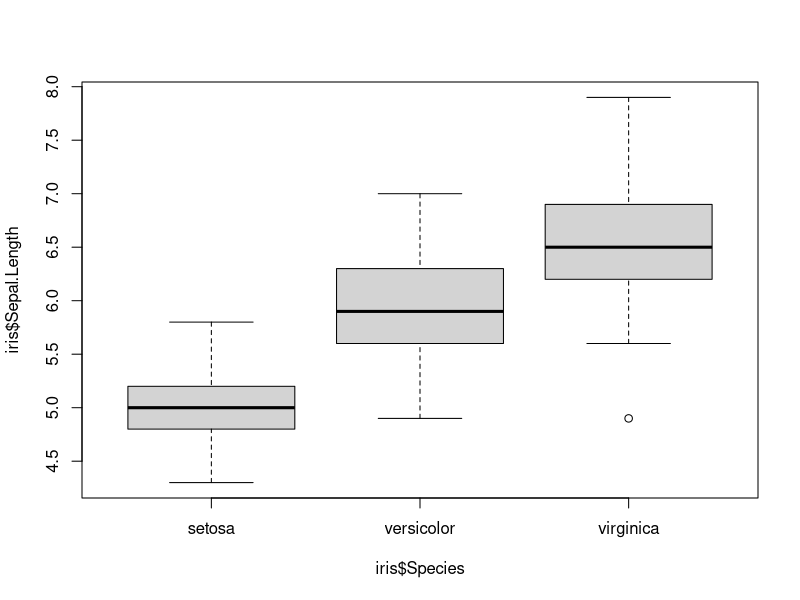
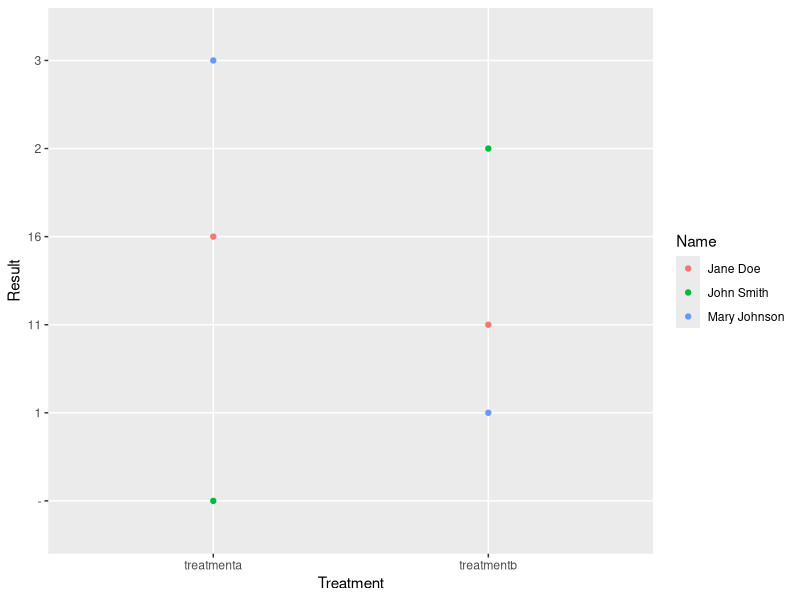
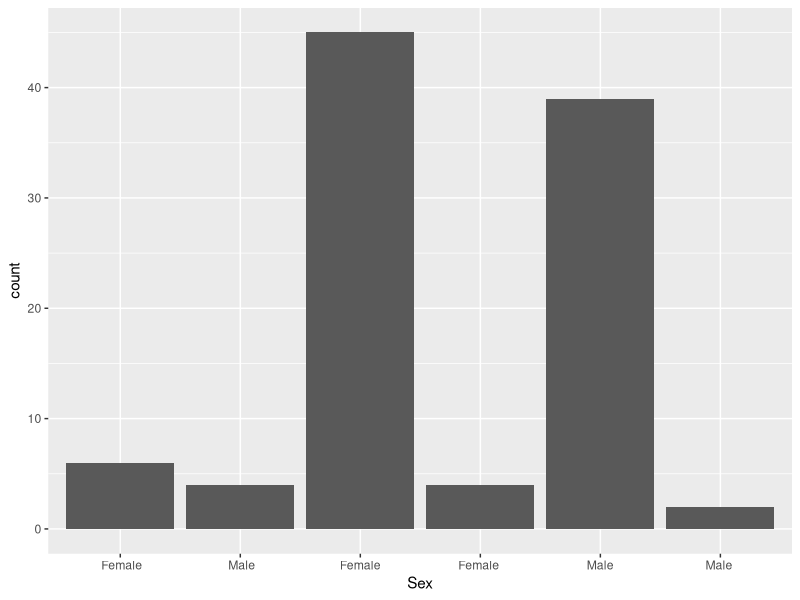
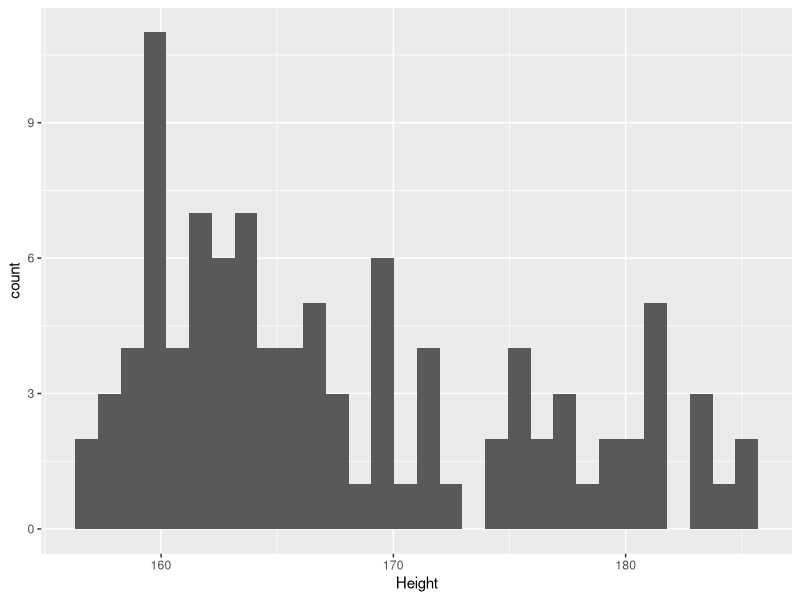

Generate these figures, in order, with R:
## ---- chunk 1
iris
## ---- chunk 2
boxplot(iris$Sepal.Length~iris$Species)
## ---- chunk 3
mod <- aov(iris$Petal.Length~iris$Species)
anova(mod)
## ---- chunk 4
untidy <- read.delim("tidyr-example.txt")
untidy
## ---- chunk 5
library(tidyr)
gather(untidy, Treatment, Result, treatmenta, treatmentb)
## ---- chunk 6
untidy
tidy <- gather(untidy, Treatment, Result, treatmenta, treatmentb)

library(ggplot2)
ggplot(tidy, aes(x=Treatment, y=Result, color=Name)) +
  geom_point()
## ---- chunk 7
gather(untidy, Treatment, Result, -Name)
## ---- chunk 8
gather(untidy, Treatment, Result, 2:3)
## ---- chunk 9
untidy
tidy <- gather(untidy, Treatment, Result, treatmenta, treatmentb)
## ---- chunk 10
messyData <- read.delim("clinicalData.txt")
messyData
## ---- chunk 11
### Your answer here...

## ---- chunk 12
## Example of spread and separate

## ---- chunk 13
patients <- read.delim("patient-data.txt")
## ---- chunk 14
library(dplyr)
patients <- tbl_df(patients)
patients
## ---- chunk 15
glimpse(patients)
## ---- chunk 16
patients$Name
## ---- chunk 17
patients[,c("Name","Race")]
## ---- chunk 18
select(patients, Name)
## ---- chunk 19
select(patients, Name, Race)
## ---- chunk 20
select(patients, -Name)
## ---- chunk 21
select(patients, Name:Sex)
## ---- chunk 22
select(patients, starts_with("Grade"))
## ---- chunk 23
### Your answer here, or in 2.dplyr-intro-exercises.Rmd ## 

## ---- chunk 24

ggplot(patients, aes(x=Sex)) +
  geom_bar()

## ---- chunk 25
### Print the variable as a character string and show the number of characters in each entry ###
patients$Sex
nchar(as.character(patients$Sex))
## ---- chunk 26
library(stringr)
str_trim(patients$Sex)
## ---- chunk 27
mutate(patients, Sex2 = str_trim(Sex))
mutate(patients, Sex = str_trim(Sex))
## ---- chunk 28
patients_clean <- mutate(patients, Sex = factor(str_trim(Sex)))
patients_clean
## ---- chunk 29
select(patients,Height)
## ---- chunk 30
mutate(patients_clean, Height= str_replace_all(Height,pattern = "cm",""))
## ---- chunk 31
patients_clean <- mutate(patients_clean, Height= as.numeric(str_replace_all(Height,pattern = "cm","")))

ggplot(patients_clean, aes(x=Height)) +
  geom_histogram()

## ---- chunk 32
patients_clean <- mutate(patients, 
                         Sex = factor(str_trim(Sex)),
                         Height= as.numeric(str_replace_all(Height,pattern = "cm","")))
## ---- chunk 33
library(tidyr)
library(stringr)
library(dplyr)

# Re-read and clean the data if you haven't yet
patients <- read.delim("patient-data.txt")
patients_clean <- mutate(patients, 
                         Sex = factor(str_trim(Sex)),
                         Height= as.numeric(str_replace_all(Height,pattern = "cm","")))

## Your answer here or 2.dplyr-intro-exercises.Rmd

## ---- chunk 34
patients_clean <- read.delim("patient-data-cleaned.txt", stringsAsFactors = FALSE)
patients_clean <- tbl_df(patients_clean)
mutate_at(patients_clean, vars(Height, Weight), funs(round(., digits = 1)))
## ---- chunk 35
str_pad(patients$ID,pad = "0",width=15)
patients_clean <- mutate(patients_clean, ID=str_pad(ID,pad = "0",width=15))
## ---- chunk 36
patients_clean <- mutate(patients, Sex = factor(str_trim(Sex)),ID=str_pad(ID,pad = "0",width=15))
## ---- chunk 37
str_sub(patients$ID, 1,2)
str_sub(patients$ID, 4,5)
## ---- chunk 38
str_to_lower(patients$Pet)
str_to_upper(patients$Name)
str_to_title(patients$Name)
## ---- chunk 39
select(patients_clean, ID,Name,Date.Entered.Study)
## ---- chunk 40
library(tidyr)
## Currently missing values are represented as a blank string
patients_clean$Date.Entered.Study == ""
## Turn the column into a character
patients_clean <- mutate(patients_clean, Date.Entered.Study = as.character(Date.Entered.Study))
## Replace the blank strings with an NA
patients_clean <- mutate(patients_clean, Date.Entered.Study = ifelse(Date.Entered.Study == "", NA,Date.Entered.Study))
## Now fill will happily fill the missing values for us
patients_clean <- fill(patients_clean,Date.Entered.Study)
select(patients_clean, ID,Name,Date.Entered.Study)
## ---- chunk 41
str_sub(patients$Birth,1,4)
## ---- chunk 42
library(lubridate)
year(patients$Birth)
month(patients$Birth)
## ---- chunk 43

dob <- ymd(patients$Birth)
today <- ymd("20160509")
age <- interval(dob, today) 
as.period(age)

patients_clean <- mutate(patients_clean, Age = year(as.period(age)))
patients_clean
